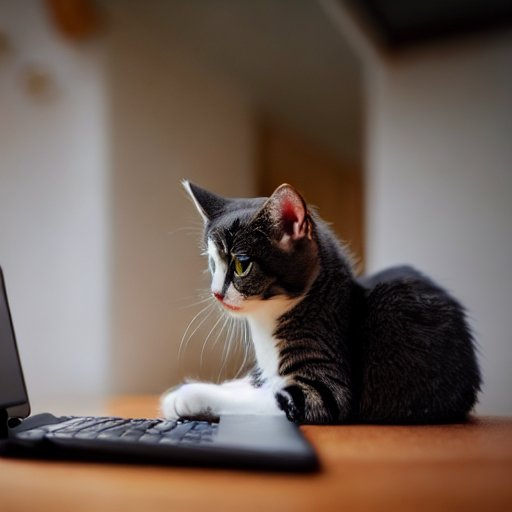
#> input picture 99-image-resizer/samples/image.jpeg, 512 x 512 px
$ python main.py --image-path samples/image.jpeg --output-path out.png
#> lines starting #> are read from the running program, lines starting #| are printed output that depends on the picture
import argparse
import os

from PIL import Image

parser = argparse.ArgumentParser(description="Resize an image")
parser.add_argument("--image-path", help="Image path to resize", required=True)
parser.add_argument("--output-path", help="Image path to resize", required=True)

if __name__ == "__main__":
    args = parser.parse_args()
    image = Image.open(args.image_path)
#> image is the input picture: PIL image 512x512 RGB; mean R, G, B 109.8, 93.5, 83.7
    # Create Output dir if not exists
    if not os.path.exists(args.output_path):
        os.makedirs(args.output_path)

    # Resize 16x16, 48x48, 128x128
    img_16 = image.resize((16, 16))
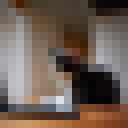
#> img_16: PIL image 16x16 RGB (shown 8 times larger); mean R, G, B 110.1, 93.8, 83.9
    img_48 = image.resize((48, 48))
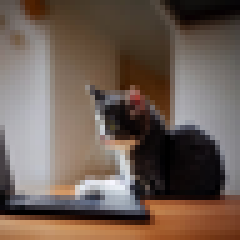
#> img_48: PIL image 48x48 RGB (shown 5 times larger); mean R, G, B 109.8, 93.6, 83.8
    img_128 = image.resize((128, 128))
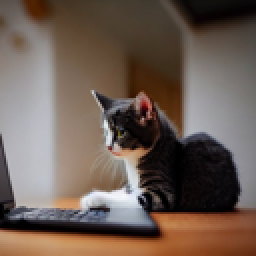
#> img_128: PIL image 128x128 RGB (shown 2 times larger); mean R, G, B 109.8, 93.6, 83.7

    # Save
    img_16.save(f"{args.output_path}/icon_16.png")
    img_48.save(f"{args.output_path}/icon_48.png")
    img_128.save(f"{args.output_path}/icon_128.png")
